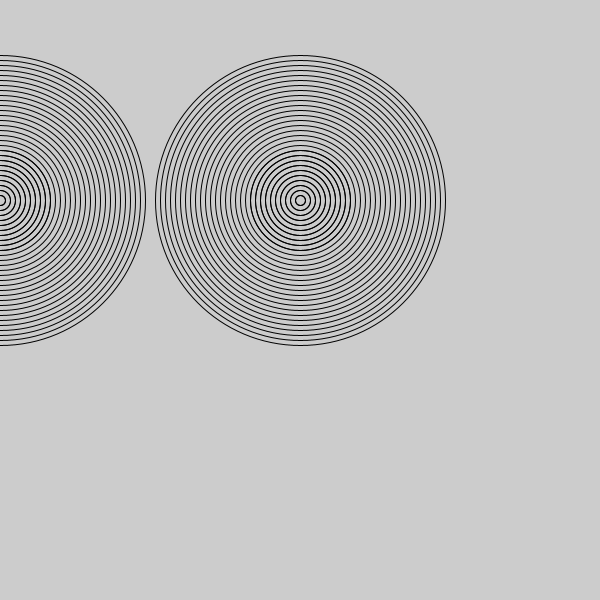
Frame 1 (no input)
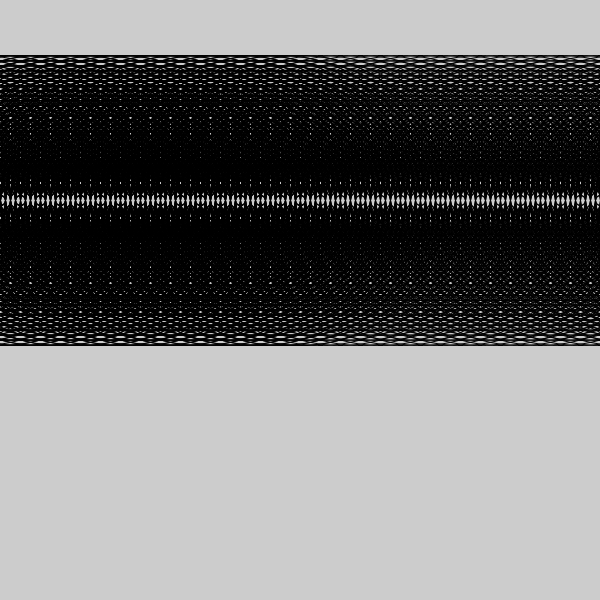
Frame 60 (the mouse pressed at the canvas centre just before this capture)
Frame 120 (the mouse held since frame 60 and released just before this capture): identical to frame 60, image omitted

The Processing sketch that drew these frames (run headless with seeded random() and noise(); from frame 60 on, the mouse is pressed at the canvas centre):

// Processing sketch: Sketch_2
// ── Sketch_2.pde
int x = 0;
  int fake = 300;
void setup(){
  size(600,600);
}
  void draw(){
  noFill();
  
  
  int Size = 100;
  
  for(int i = 0; i<40; i++){
    ellipse(x,200, Size, Size);
    Size-= 10;
    
    
  }
   Size = 100;
  for(int i = 0; i<40; i++){
    ellipse(fake,200, Size, Size);
    Size-= 10;
    
    
  }
  
  x+= 20;
  fake-= 20;
  
  
  
  
  
  
}
